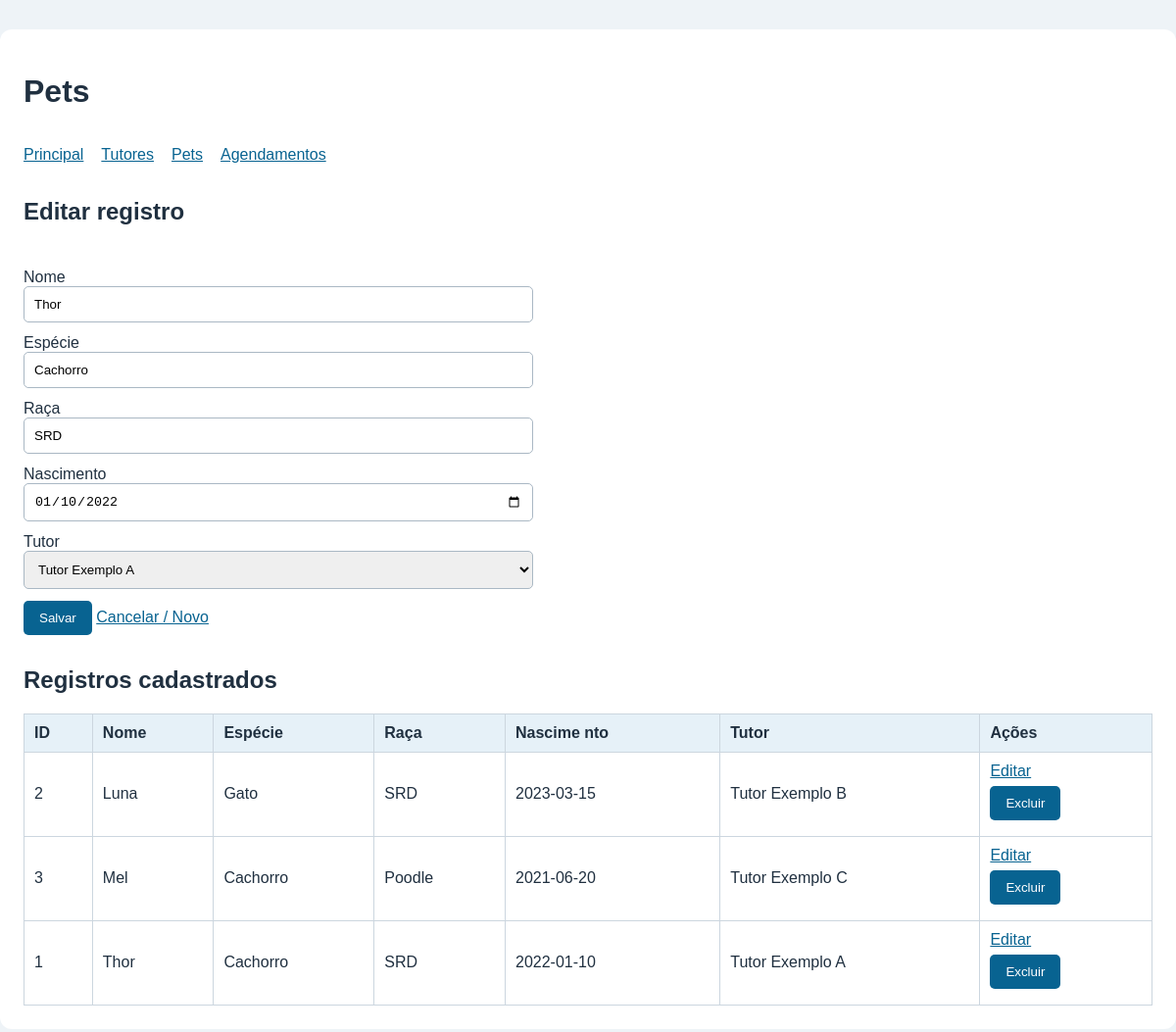
Page /pets.php?editar=1 (signed in) on the committed database.
### tables this page shows
CREATE TABLE pets (
id INT AUTO_INCREMENT PRIMARY KEY,
nome VARCHAR(100) NOT NULL,
especie VARCHAR(50) NOT NULL,
raca VARCHAR(80) NOT NULL,
data_nascimento DATE NOT NULL,
tutor_id INT NOT NULL,
CONSTRAINT fk_pet_tutor FOREIGN KEY (tutor_id)
REFERENCES tutores(id) ON DELETE RESTRICT ON UPDATE CASCADE
);

CREATE TABLE tutores (
id INT AUTO_INCREMENT PRIMARY KEY,
nome VARCHAR(120) NOT NULL,
cpf_criptografado TEXT NOT NULL,
telefone VARCHAR(20) NOT NULL,
email VARCHAR(120) NOT NULL
);

### pets.php (the view, shortened to what this page needs)
<?php
require_once 'conexao.php';
$id = 0;
$nome = '';
$especie = '';
$raca = '';
$data_nascimento = '';
$tutor_id = '';
if (isset($_GET['editar']) && $_SERVER['REQUEST_METHOD'] !== 'POST') {
    $id = intval($_GET['editar']);
    $stmt = $conn->prepare('SELECT * FROM pets WHERE id = ?');
    $stmt->bind_param('i', $id);
    $stmt->execute();
    $registro = $stmt->get_result()->fetch_assoc();
    if (!$registro) {
        $id = 0;
        $erro = 'Registro não encontrado.';
    } else {
        $nome = $registro['nome'];
        $especie = $registro['especie'];
        $raca = $registro['raca'];
        $data_nascimento = $registro['data_nascimento'];
        $tutor_id = $registro['tutor_id'];
    }
}
$opcoes = $conn->query('SELECT id, nome FROM tutores ORDER BY nome');
$listagem = $conn->query('SELECT p.*, t.nome AS tutor FROM pets p INNER JOIN tutores t ON t.id =
p.tutor_id ORDER BY p.nome');
?>
<h2><?= $id ? 'Editar registro' : 'Novo registro' ?></h2>
<form method="post">
    <label>Nome<input type="text" name="nome" value="<?= e($nome) ?>" maxlength="100" required></label>
    <label>Espécie<input type="text" name="especie" value="<?= e($especie) ?>" maxlength="50"
            required></label>
    <label>Raça<input type="text" name="raca" value="<?= e($raca) ?>" maxlength="80" required></label>
    <label>Nascimento<input type="date" name="data_nascimento" value="<?= e($data_nascimento) ?>"
            required></label>
    <label>Tutor<select name="tutor_id" required>
            <?php while ($o = $opcoes->fetch_assoc()): ?>
                <option value="<?= e($o['id']) ?>" <?= (int)$tutor_id === (int)$o['id'] ? 'selected' : '' ?>><?=
                                                                                                                e($o['nome']) ?></option>
            <?php endwhile; ?>
        </select></label>
    <button name="acao" value="salvar">Salvar</button> <a href="pets.php">Cancelar / Novo</a>
</form>
<h2>Registros cadastrados</h2>
<div class="rolagem">
    <table>
        <thead>
            <tr>
                <th>ID</th>
                <th>Nome</th>
                <th>Espécie</th>
                <th>Raça</th>
                <th>Nascime
                    nto</th>
                <th>Tutor</th>
                <th>Ações</th>
            </tr>
        </thead>
        <tbody>
            <?php while ($r = $listagem->fetch_assoc()): ?><tr>
                    <td><?= e($r['id']) ?></td>
                    <td><?= e($r['nome']) ?></td>
                    <td><?= e($r['especie']) ?></td>
                    <td><?= e($r['raca']) ?></td>
                    <td><?= e($r['data_nascimento']) ?></td>
                    <td><?= e($r['tutor']) ?></td>
                    <td><a href="pets.php?editar=<?= e($r['id']) ?>">Editar</a>
                        <form method="post" onsubmit="return confirm('Excluir este registro?')">
                            <button name="acao" value="excluir">Excluir</button>
                        </form>
                    </td>
                </tr>
            <?php endwhile; ?></tbody>
    </table>
</div>

### style.css (style rules this page uses)
* { box-sizing: border-box; }
body { margin: 0; background: #eef3f7; color: #203040; font-family: Arial, sans-serif; }
a { color: #086391; }
form { padding: 12px 0; }
label { display: block; margin: 12px 0; }
input, select { display: block; width: 100%; max-width: 520px; padding: 10px; border: 1px solid #aab8c4; border-radius: 5px; }
button { padding: 10px 16px; background: #086391; color: white; border: 0; border-radius: 5px; cursor: pointer; }
.rolagem { overflow-x: auto; }
table { border-collapse: collapse; width: 100%; }
th, td { padding: 10px; text-align: left; border: 1px solid #ccd6df; }
th { background: #e6f1f8; }
td form { padding: 6px 0; }

### rows in the picture
pets: nome "Thor", especie "Cachorro", raca "SRD", data_nascimento "01/10/2022", tutor_id "Tutor Exemplo A", id "1", data_nascimento "2022-01-10", tutor.nome "Tutor Exemplo A"
pets: id "2", nome "Luna", especie "Gato", raca "SRD", data_nascimento "2023-03-15", tutor.nome "Tutor Exemplo B"
pets: id "3", nome "Mel", especie "Cachorro", raca "Poodle", data_nascimento "2021-06-20", tutor.nome "Tutor Exemplo C"

### other values in the picture
$titulo "Pets"
